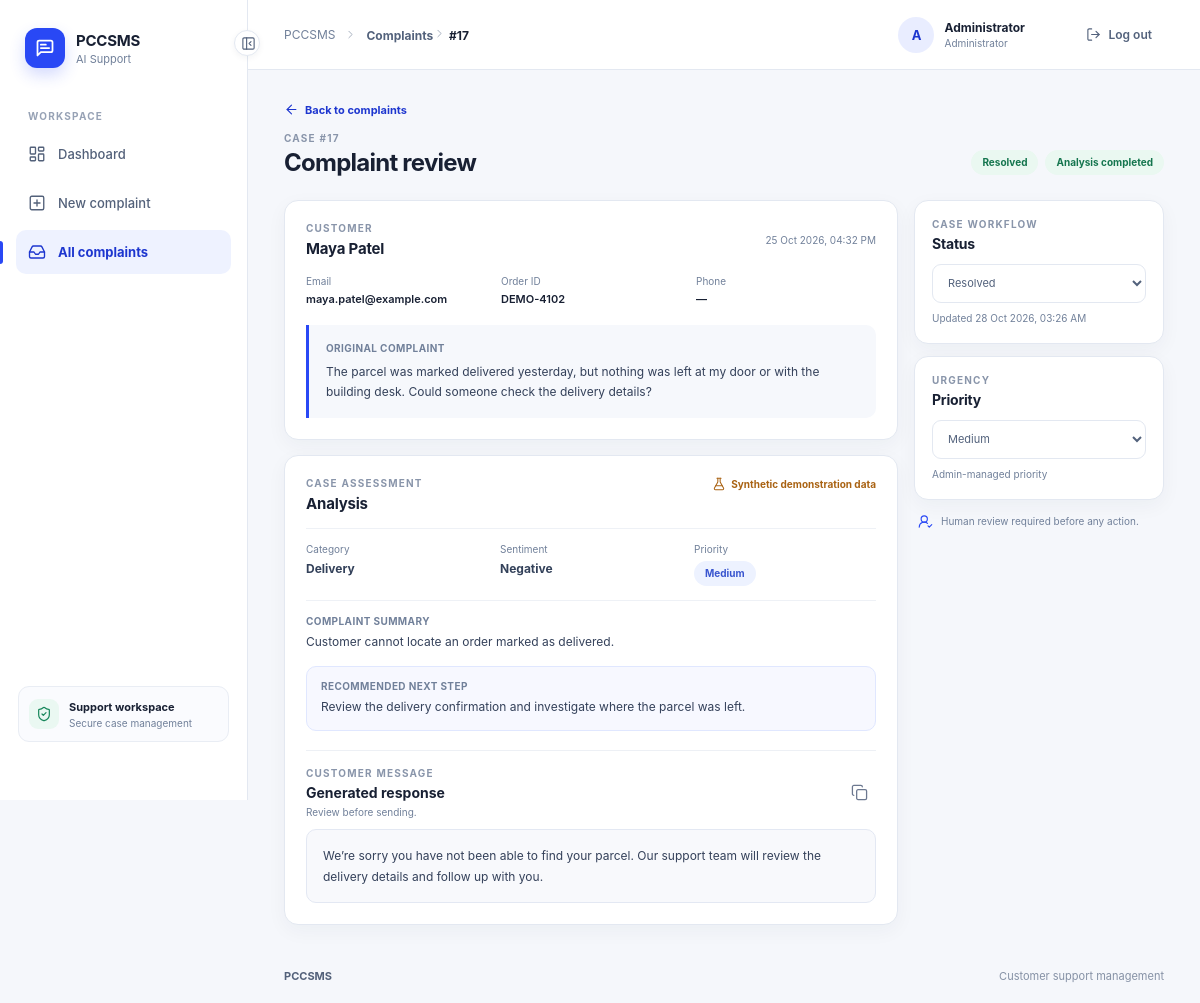
Screenshot of /complaints/17 (signed in) with the database file from the repository.
### tables this page shows
CREATE TABLE complaints (
    id INTEGER PRIMARY KEY AUTOINCREMENT,
    customer_name TEXT NOT NULL,
    email TEXT NOT NULL,
    order_id TEXT,
    phone TEXT,
    complaint_text TEXT NOT NULL,
    category TEXT CHECK (category IS NULL OR category IN ('Delivery','Refund','Product','Payment','Account','Other')),
    sentiment TEXT CHECK (sentiment IS NULL OR sentiment IN ('Positive','Neutral','Negative','Very Negative')),
    priority TEXT CHECK (priority IS NULL OR priority IN ('Low','Medium','High','Critical')),
    summary TEXT,
    recommended_action TEXT,
    generated_response TEXT,
    status TEXT NOT NULL DEFAULT 'Pending' CHECK (status IN ('Pending','In Progress','Resolved','Closed')),
    ai_status TEXT NOT NULL DEFAULT 'Pending' CHECK (ai_status IN ('Pending','Completed','Failed')),
    ai_model TEXT,
    ai_analyzed_at TEXT,
    created_at TEXT NOT NULL DEFAULT CURRENT_TIMESTAMP,
    updated_at TEXT NOT NULL DEFAULT CURRENT_TIMESTAMP
, user_id INTEGER REFERENCES users(id) ON DELETE SET NULL);

CREATE TABLE users (
    id INTEGER PRIMARY KEY AUTOINCREMENT,
    name TEXT NOT NULL,
    email TEXT NOT NULL COLLATE NOCASE UNIQUE,
    password_hash TEXT NOT NULL,
    role TEXT NOT NULL CHECK (role IN ('customer','admin')),
    is_active INTEGER NOT NULL DEFAULT 1 CHECK (is_active IN (0,1)),
    created_at TEXT NOT NULL DEFAULT CURRENT_TIMESTAMP,
    updated_at TEXT NOT NULL DEFAULT CURRENT_TIMESTAMP
);

### app.py (the view)
    @app.get("/complaints/<int:complaint_id>")
    @admin_required
    def complaint_detail(complaint_id):
        record = database.get_complaint(complaint_id)
        if record is None:
            return render_template("shared/404.html"), 404
        return render_template("admin/complaint_detail.html", complaint=record)

### auth.py (called while the page is built)
@login_manager.user_loader
def load_user(user_id):
    from database import get_user
    try:
        user = User.from_record(get_user(int(user_id)))
        return user if user and user.is_active else None
    except (TypeError, ValueError):
        return None

def admin_required(view):
    @wraps(view)
    def wrapped(*args, **kwargs):
        if not current_user.is_authenticated:
            return login_manager.unauthorized()
        if current_user.role != "admin":
            abort(403)
        return view(*args, **kwargs)
    return wrapped

    @property
    def is_active(self):
        return self._active

    @classmethod
    def from_record(cls, record):
        return cls(record) if record else None

### database.py (called while the page is built)
def get_db():
    if "db" not in g:
        path = Path(current_app.config["DATABASE_PATH"])
        path.parent.mkdir(parents=True, exist_ok=True)
        connection = sqlite3.connect(path, timeout=10)
        connection.row_factory = sqlite3.Row
        connection.execute("PRAGMA foreign_keys = ON")
        g.db = connection
    return g.db

def get_user(user_id):
    return get_db().execute("SELECT * FROM users WHERE id=?", (user_id,)).fetchone()

def get_complaint(complaint_id, user_id=None):
    if user_id is None:
        return get_db().execute("SELECT * FROM complaints WHERE id = ?", (complaint_id,)).fetchone()
    return get_db().execute("SELECT * FROM complaints WHERE id = ? AND user_id = ?", (complaint_id, user_id)).fetchone()

### templates/admin/complaint_detail.html (shortened to what this page needs)
{% extends 'shared/base.html' %}
{% block breadcrumb %}<a href="{{ url_for('complaints') }}">Complaints</a><i data-lucide="chevron-right"></i> #{{ complaint.id }}{% endblock %}
{% block content %}
<section class="detail-toolbar">
  <div><a class="back-link" href="{{ url_for('complaints') }}"><i data-lucide="arrow-left"></i> Back to complaints</a><span class="eyebrow">CASE #{{ complaint.id }}</span><h1>Complaint review</h1></div>
  <div class="detail-toolbar-badges"><span class="badge status-{{ complaint.status|lower|replace(' ','-') }}">{{ complaint.status }}</span><span class="badge ai-{{ complaint.ai_status|lower }}">Analysis {{ complaint.ai_status|lower }}</span></div>
</section>
<div class="detail-grid">
  <div class="detail-main">
    <section class="panel detail-card complaint-overview-card">
      <div class="section-heading"><div><span class="eyebrow">CUSTOMER</span><h2>{{ complaint.customer_name }}</h2></div><span class="detail-date">{{ complaint.created_at|datetime }}</span></div>
      <div class="customer-info"><div><small>Email</small><a href="mailto:{{ complaint.email }}">{{ complaint.email }}</a></div><div><small>Order ID</small><strong>{{ complaint.order_id or '—' }}</strong></div><div><small>Phone</small><strong>{{ complaint.phone or '—' }}</strong></div></div>
      <blockquote class="complaint-quote"><small>Original complaint</small>{{ complaint.complaint_text }}</blockquote>
    </section>
    <section class="panel detail-card ai-analysis">
      <div class="section-heading"><div><span class="eyebrow">CASE ASSESSMENT</span><h2>Analysis</h2></div>{% if complaint.ai_model == 'Synthetic demo' %}<span class="demo-label"><i data-lucide="flask-conical"></i> Synthetic demonstration data</span>{% elif complaint.ai_model %}<small class="model-label">{{ complaint.ai_model }}</small>{% endif %}</div>
      {% if complaint.ai_status == 'Completed' %}
        <div class="analysis-tags"><div><small>Category</small><strong>{{ complaint.category }}</strong></div><div><small>Sentiment</small><strong>{{ complaint.sentiment }}</strong></div><div><small>Priority</small><strong><span class="badge priority-{{ complaint.priority|lower|replace(' ','-') }}">{{ complaint.priority }}</span></strong></div></div>
        <div class="analysis-block"><small>Complaint summary</small><p>{{ complaint.summary }}</p></div>
        <div class="analysis-block recommended-action"><small>Recommended next step</small><p>{{ complaint.recommended_action }}</p></div>
        <div class="response-heading"><div><span class="eyebrow">CUSTOMER MESSAGE</span><h3>Generated response</h3><small>Review before sending.</small></div><button class="icon-button copy-button" type="button" data-copy-target="response-text" aria-label="Copy response" title="Copy response"><i data-lucide="copy"></i></button></div>
        <div id="response-text" class="response-text">{{ complaint.generated_response }}</div>
      {% else %}<div class="ai-unavailable"><i data-lucide="circle-alert"></i><div><strong>Analysis unavailable</strong><p>The complaint is saved. Retry when ready.</p></div></div>{% endif %}
    </section>
  </div>
  <aside class="detail-side">
    <section class="panel side-card"><span class="eyebrow">CASE WORKFLOW</span><h2>Status</h2><select id="status-select" data-complaint-id="{{ complaint.id }}" aria-label="Complaint status">{% for status in ['Pending','In Progress','Resolved','Closed'] %}<option value="{{ status }}" {% if complaint.status==status %}selected{% endif %}>{{ status }}</option>{% endfor %}</select><small id="status-feedback" class="feedback-text">Updated {{ complaint.updated_at|datetime }}</small></section>
    <section class="panel side-card"><span class="eyebrow">URGENCY</span><h2>Priority</h2><select id="priority-select" data-complaint-id="{{ complaint.id }}" aria-label="Complaint priority">{% for priority in ['Low','Medium','High','Critical'] %}<option value="{{ priority }}" {% if complaint.priority==priority %}selected{% endif %}>{{ priority }}</option>{% endfor %}</select><small id="priority-feedback" class="feedback-text">Admin-managed priority</small></section>
    <p class="human-note"><i data-lucide="user-round-check"></i> Human review required before any action.</p>
  </aside>
</div>
{% endblock %}

### templates/shared/base.html (shortened to what this page needs)
<!doctype html>
<html lang="en">
<head>
  <link rel="stylesheet" href="{{ url_for('static', filename='css/style.css', v='20261028') }}">
</head>
<body>
<div class="app-layout" id="app-layout">
  <aside class="sidebar" id="sidebar">
    <a class="brand" href="{{ url_for('dashboard') }}" aria-label="PCCSMS home">
      <span class="brand-mark"><i data-lucide="message-square-text"></i></span>
      <span class="brand-copy"><strong>PCCSMS</strong><small>{% if current_user.is_authenticated and current_user.role == 'customer' %}Customer Support{% else %}AI Support{% endif %}</small></span>
    </a>
    <div class="nav-caption">WORKSPACE</div>
    <nav class="side-nav" aria-label="Main navigation">
      {% if current_user.role == 'admin' %}
      <a class="nav-link {% if request.endpoint == 'dashboard' %}active{% endif %}" href="{{ url_for('dashboard') }}" title="Dashboard"><i data-lucide="layout-dashboard"></i><span>Dashboard</span></a>
      <a class="nav-link {% if request.endpoint == 'submit_page' %}active{% endif %}" href="{{ url_for('submit_page') }}" title="New complaint"><i data-lucide="plus-square"></i><span>New complaint</span></a>
      <a class="nav-link {% if request.endpoint in ['complaints','complaint_detail'] %}active{% endif %}" href="{{ url_for('complaints') }}" title="Complaints"><i data-lucide="inbox"></i><span>All complaints</span></a>
      {% endif %}
    </nav>
    <div class="sidebar-spacer"></div>
    <div class="sidebar-foot"><span class="sidebar-foot-icon"><i data-lucide="shield-check"></i></span><span><strong>Support workspace</strong><small>Secure case management</small></span></div>
    <button class="collapse-button" id="sidebar-toggle" type="button" aria-label="Collapse navigation" aria-expanded="true" title="Collapse navigation"><i data-lucide="panel-left-close"></i></button>
  </aside>
  <div class="workspace">
    <header class="topbar">
      <div class="topbar-start">
        <div class="breadcrumbs"><span>PCCSMS</span><i data-lucide="chevron-right"></i><strong>{% block breadcrumb %}{{ self.title() }}{% endblock %}</strong></div>
      </div>
      {% if current_user.is_authenticated %}
      <div class="topbar-user">
        <span class="user-avatar" aria-hidden="true">{{ current_user.name[:1]|upper }}</span>
        <span class="user-meta"><strong>{{ current_user.name }}</strong><small>{{ 'Administrator' if current_user.role == 'admin' else 'Customer account' }}</small></span>
        <form method="post" action="{{ url_for('logout') }}"><input type="hidden" name="csrf_token" value="{{ csrf_token() }}"><button class="logout-button" type="submit"><i data-lucide="log-out"></i><span>Log out</span></button></form>
      </div>
      {% else %}<a class="button button-quiet" href="{{ url_for('login') }}">Sign in</a>{% endif %}
    </header>
    <main class="page-shell">{% block content %}{% endblock %}</main>
    <footer class="footer"><span>PCCSMS</span><span>Customer support management</span></footer>
  </div>
</div>
</body>
</html>

### rows the page displays
complaints: id "17", status "Resolved", ai_status "completed", customer_name "Maya Patel", created_at "25 Oct 2026, 04:32 PM", email "maya.patel@example.com", order "DEMO-4102", complaint_text "The parcel was marked delivered yesterday, but nothing was left at my door or with the building desk. Could someone check the delivery details?", category "Delivery", sentiment "Negative", priority "Medium", summary "Customer cannot locate an order marked as delivered.", recommended_action "Review the delivery confirmation and investigate where the parcel was left.", generated_response "We’re sorry you have not been able to find your parcel. Our support team will review the delivery details and follow up with you.", status+id "Resolved", updated_at "28 Oct 2026, 03:26 AM", priority+id "Medium"
users: name "A", name "Administrator", role "Administrator"

### other values shown
{{ complaint.phone or '—' }} "—"
